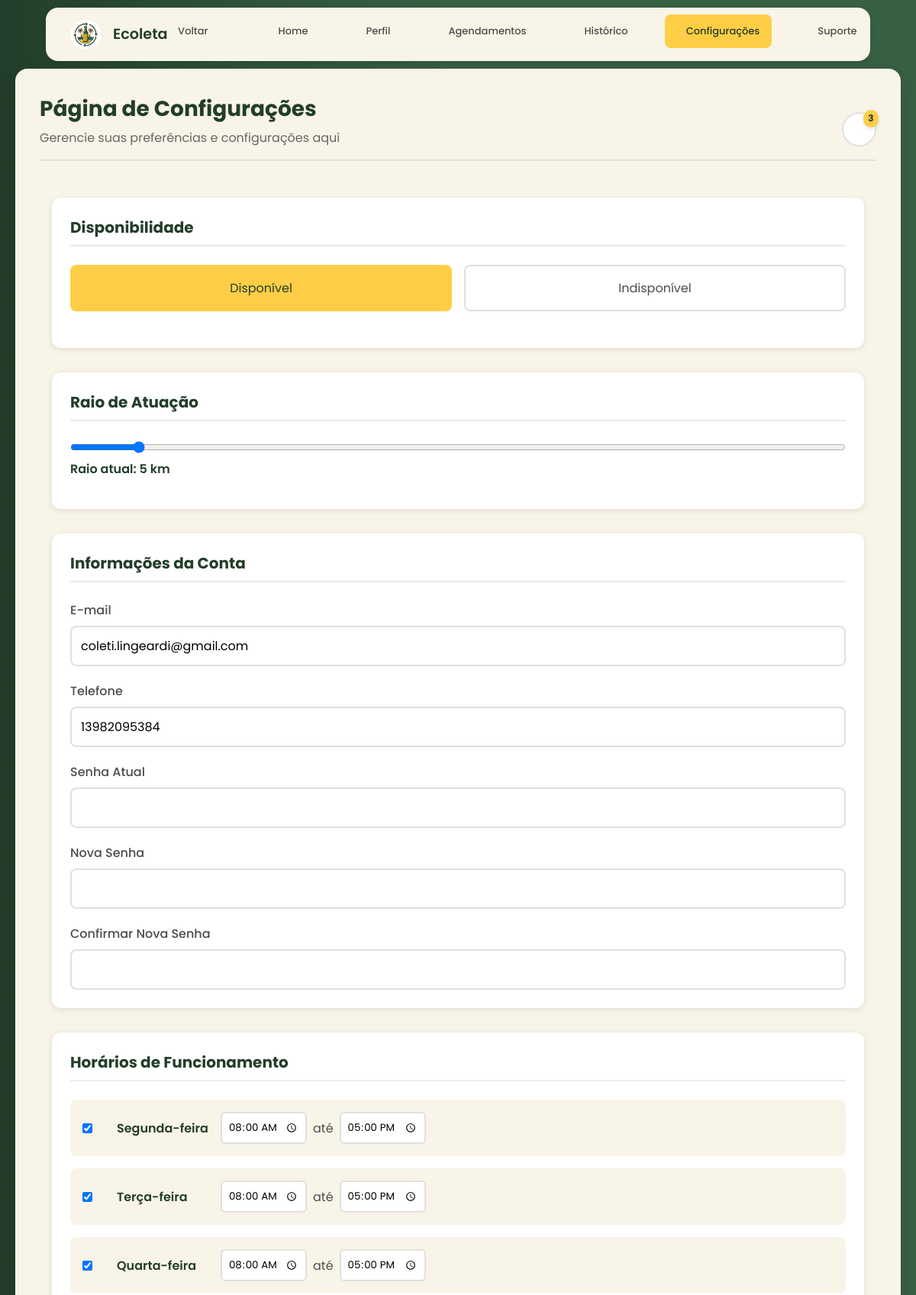
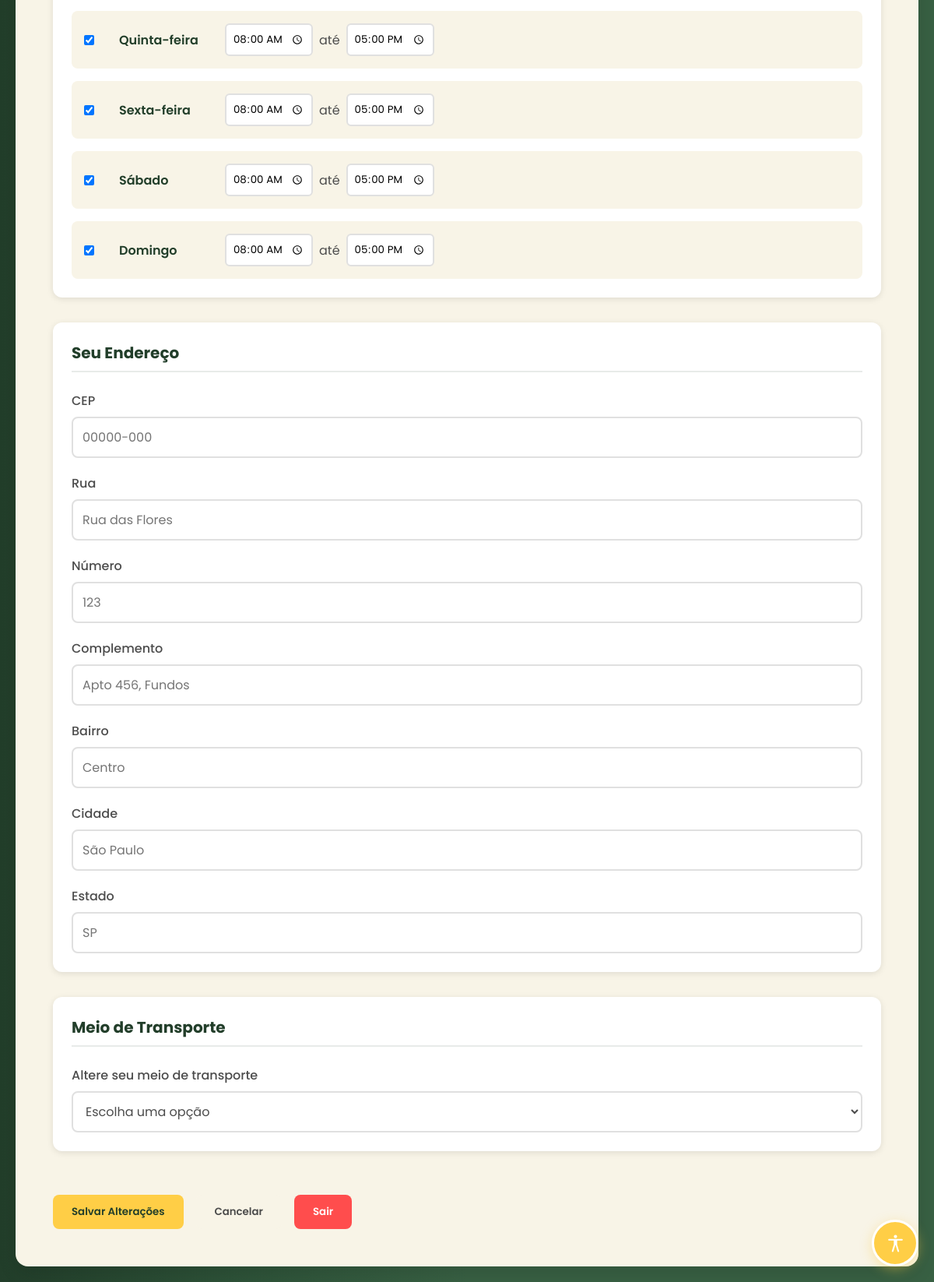
Page /PAGINAS_COLETOR/configuracoes.php (signed in) on the committed database (2 pictures, top to bottom).
### tables this page shows
CREATE TABLE `coletores` (
  `id` int(11) NOT NULL,
  `email` varchar(100) NOT NULL,
  `senha` varchar(255) NOT NULL,
  `nome_completo` varchar(100) NOT NULL,
  `cpf_cnpj` varchar(14) NOT NULL,
  `telefone` varchar(15) NOT NULL,
  `data_nasc` date NOT NULL,
  `genero` enum('M','F','O','') DEFAULT '',
  `foto_perfil` varchar(255) DEFAULT NULL,
  `id_endereco` int(11) DEFAULT NULL,
  `tipo_coletor` enum('pessoa_fisica','pessoa_juridica','') DEFAULT 'pessoa_fisica',
  `meio_transporte` enum('carro','moto','bicicleta','van','caminhao','') NOT NULL DEFAULT '',
  `experiencia` text DEFAULT NULL,
  `raio_atuacao` int(11) DEFAULT 5,
  `capacidade_coleta` decimal(10,2) DEFAULT NULL,
  `status` enum('ativo','inativo','pendente','suspenso') DEFAULT 'pendente',
  `avaliacao_media` decimal(3,2) DEFAULT 0.00,
  `total_avaliacoes` int(11) DEFAULT 0,
  `created_at` timestamp NOT NULL DEFAULT current_timestamp(),
  `updated_at` timestamp NOT NULL DEFAULT current_timestamp() ON UPDATE current_timestamp(),
  `email_verificado` tinyint(1) DEFAULT 0
);

### PAGINAS_COLETOR/configuracoes.php (the view, shortened to what this page needs)
<?php
require_once '../BANCO/conexao.php';
$id_coletor = $_SESSION['id_usuario'];
$sql = "SELECT c.email, c.nome_completo, c.cpf_cnpj, c.telefone, c.data_nasc, c.foto_perfil,
               c.raio_atuacao, c.meio_transporte, c.capacidade_coleta,
               e.rua, e.numero, e.complemento, e.bairro, e.cidade, e.estado, e.cep
        FROM coletores c
        LEFT JOIN enderecos e ON c.id_endereco = e.id
        WHERE c.id = :id";
$stmt = $conn->prepare($sql);
$stmt->bindParam(':id', $id_coletor, PDO::PARAM_INT);
$stmt->execute();
$coletor = $stmt->fetch(PDO::FETCH_ASSOC);
?>
<!DOCTYPE html>
<html lang="pt-BR">
<head>
    <link rel="stylesheet" href="../CSS/coletor-configuracoes.css">
    <link rel="stylesheet" href="../CSS/navbar.css">
    <link rel="stylesheet" href="../CSS/libras.css">
    <link href="https://cdn.jsdelivr.net/npm/remixicon@3.5.0/fonts/remixicon.css" rel="stylesheet">
</head>
<body>
    <div class="container">
        <header class="sidebar">
            <div class="sidebar-header">
                <div class="logo-placeholder">
                    <img src="../img/logo.png" alt="Logo Ecoleta" class="logo">
                </div>
                <span class="logo-text">Ecoleta</span>
            </div>
            <nav class="sidebar-nav">
                <ul>
                    <li class="nav-link">
                        <a href="../index.php" class="nav-link">
                            <span>Voltar</span>
                        </a>
                    </li>
                    <li>
                        <a href="home.php" class="nav-link">
                            <span>Home</span>
                        </a>
                    </li>
                    <li>
                        <a href="perfil.php" class="nav-link">
                            <span>Perfil</span>
                        </a>
                    </li>
                    <li>
                        <a href="agendamentos.php" class="nav-link">
                            <span>Agendamentos</span>
                        </a>
                    </li>
                    <li>
                        <a href="historico.php" class="nav-link">
                            <span>Histórico</span>
                        </a>
                    </li>
                    <li class="active">
                        <a href="configuracoes.php" class="nav-link">
                            <span>Configurações</span>
                        </a>
                    </li>
                    <li>
                        <a href="suporte.php" class="nav-link">
                            <span>Suporte</span>
                        </a>
                    </li>
                </ul>
            </nav>
        </header>
        <main class="main-content">
            <header class="content-header">
                <div class="welcome-message">
                    <h1>Página de Configurações</h1>
                    <p>Gerencie suas preferências e configurações aqui</p>
                </div>
                <div class="header-actions">
                    <div class="action-buttons">
                        <button class="notification-btn" title="Notificações">
                            <span class="notification-badge">3</span>
                        </button>
                    </div>
                </div>
            </header>
            <div class="settings-content">
                <div class="settings-section">
                    <h2>Disponibilidade</h2>
                    <div class="status-toggle">
                        <div class="status-option active">
                            Disponível
                        </div>
                        <div class="status-option">
                            Indisponível
                        </div>
                    </div>
                </div>
                <div class="settings-section">
                    <h2>Raio de Atuação</h2>
                    <div class="range-slider">
                        <input type="range" min="1" max="50" value="<?php echo $coletor['raio_atuacao'] ?? 10; ?>" id="radius-slider">
                        <div class="range-value">
                            Raio atual: <span id="radius-value"><?php echo $coletor['raio_atuacao'] ?? 10; ?></span> km
                        </div>
                    </div>
                </div>
                <div class="settings-section">
                    <h2>Informações da Conta</h2>
                    <form class="settings-form">
                        <div class="form-group">
                            <label for="email">E-mail</label>
                            <input type="email" id="email" value="<?php echo $coletor['email'] ?? ''; ?>">
                        </div>
                        <div class="form-group">
                            <label for="phone">Telefone</label>
                            <input type="tel" id="phone" value="<?php echo $coletor['telefone'] ?? ''; ?>">
                        </div>
                        <div class="form-group">
                            <label for="current-password">Senha Atual</label>
                            <input type="password" id="current-password">
                        </div>
                        <div class="form-group">
                            <label for="new-password">Nova Senha</label>
                            <input type="password" id="new-password">
                        </div>
                        <div class="form-group">
                            <label for="confirm-password">Confirmar Nova Senha</label>
                            <input type="password" id="confirm-password">
                        </div>
                    </form>
                </div>
                <div class="settings-section">
                    <h2>Horários de Funcionamento</h2>
                    <div class="schedule-container">
                        <div class="day-schedule">
                            <input type="checkbox" class="day-toggle" name="days[segunda][active]" checked>
                            <span class="day-name">Segunda-feira</span>
                            <div class="time-inputs">
                                <input type="time" name="days[segunda][open]" min="08:00" max="17:00" value="08:00">
                                <span>até</span>
                                <input type="time" name="days[segunda][close]" min="08:00" max="17:00" value="17:00">
                            </div>
                        </div>
                        <div class="day-schedule">
                            <input type="checkbox" class="day-toggle" name="days[terça][active]" checked>
                            <span class="day-name">Terça-feira</span>
                            <div class="time-inputs">
                                <input type="time" name="days[terça][open]" min="08:00" max="17:00" value="08:00">
                                <span>até</span>
                                <input type="time" name="days[terça][close]" min="08:00" max="17:00" value="17:00">
                            </div>
                        </div>
                        <div class="day-schedule">
                            <input type="checkbox" class="day-toggle" name="days[quarta][active]" checked>
                            <span class="day-name">Quarta-feira</span>
                            <div class="time-inputs">
                                <input type="time" name="days[quarta][open]" min="08:00" max="17:00" value="08:00">
                                <span>até</span>
                                <input type="time" name="days[quarta][close]" min="08:00" max="17:00" value="17:00">
                            </div>
                        </div>
                        <div class="day-schedule">
                            <input type="checkbox" class="day-toggle" name="days[quinta][active]" checked>
                            <span class="day-name">Quinta-feira</span>
                            <div class="time-inputs">
                                <input type="time" name="days[quinta][open]" min="08:00" max="17:00" value="08:00">
                                <span>até</span>
                                <input type="time" name="days[quinta][close]" min="08:00" max="17:00" value="17:00">
                            </div>
                        </div>
                        <div class="day-schedule">
                            <input type="checkbox" class="day-toggle" name="days[sexta][active]" checked>
                            <span class="day-name">Sexta-feira</span>
                            <div class="time-inputs">
                                <input type="time" name="days[sexta][open]" min="08:00" max="17:00" value="08:00">
                                <span>até</span>
                                <input type="time" name="days[sexta][close]" min="08:00" max="17:00" value="17:00">
                            </div>
                        </div>
                        <div class="day-schedule">
                            <input type="checkbox" class="day-toggle" name="days[sabado][active]" checked>
                            <span class="day-name">Sábado</span>
                            <div class="time-inputs">
                                <input type="time" name="days[sabado][open]" min="08:00" max="17:00" value="08:00">
                                <span>até</span>
                                <input type="time" name="days[sabado][close]" min="08:00" max="17:00" value="17:00">
                            </div>
                        </div>
                        <div class="day-schedule">
                            <input type="checkbox" class="day-toggle" name="days[domingo][active]" checked>
                            <span class="day-name">Domingo</span>
                            <div class="time-inputs">
                                <input type="time" name="days[domingo][open]" min="08:00" max="17:00" value="08:00">
                                <span>até</span>
                                <input type="time" name="days[domingo][close]" min="08:00" max="17:00" value="17:00">
                            </div>
                        </div>
                    </div>
                </div>
                <div class="settings-section">
                    <h2>Seu Endereço</h2>
                    <form class="settings-form">
                        <div class="form-group">
                            <label for="cep">CEP</label>
                            <input type="text" id="cep" placeholder="00000-000" maxlength="9">
                        </div>
                        <div class="form-group">
                            <label for="rua">Rua</label>
                            <input type="text" id="rua" placeholder="Rua das Flores">
                        </div>
                        <div class="form-group">
                            <label for="numero">Número</label>
                            <input type="text" id="numero" placeholder="123">
                        </div>
                        <div class="form-group">
                            <label for="complemento">Complemento</label>
                            <input type="text" id="complemento" placeholder="Apto 456, Fundos">
                        </div>
                        <div class="form-group">
                            <label for="bairro">Bairro</label>
                            <input type="text" id="bairro" placeholder="Centro">
                        </div>
                        <div class="form-group">
                            <label for="cidade">Cidade</label>
                            <input type="text" id="cidade" placeholder="São Paulo">
                        </div>
                        <div class="form-group">
                            <label for="estado">Estado</label>
                            <input type="text" id="estado" placeholder="SP" maxlength="2">
                        </div>
                    </form>
                </div>
                <div class="settings-section">
                    <h2>Meio de Transporte</h2>
                    <form class="settings-form">
                        <div class="form-group">
                            <label for="transport">Altere seu meio de transporte</label>
                            <select id="transport" name="transport">
                                <option value="">Escolha uma opção</option>
                            </select>
                        </div>
                    </form>
                </div>
                <div class="action-buttons">
                    <button class="save-btn">Salvar Alterações</button>
                    <button class="cancel-btn">Cancelar</button>
                    <button class="logout-btn" href="../logout.php"><i class="ri-logout-box-line"></i> Sair</button>
                </div>
            </div>
        </main>
    </div>
    <div class="right">
        <div class="accessibility-button" onclick="toggleAccessibility(event)" title="Ferramentas de Acessibilidade">
        </div>
</body>
</html>

### rows in the picture
coletores: raio_atuacao "5", email "coleti.lingeardi@gmail.com", telefone "13982095384"
